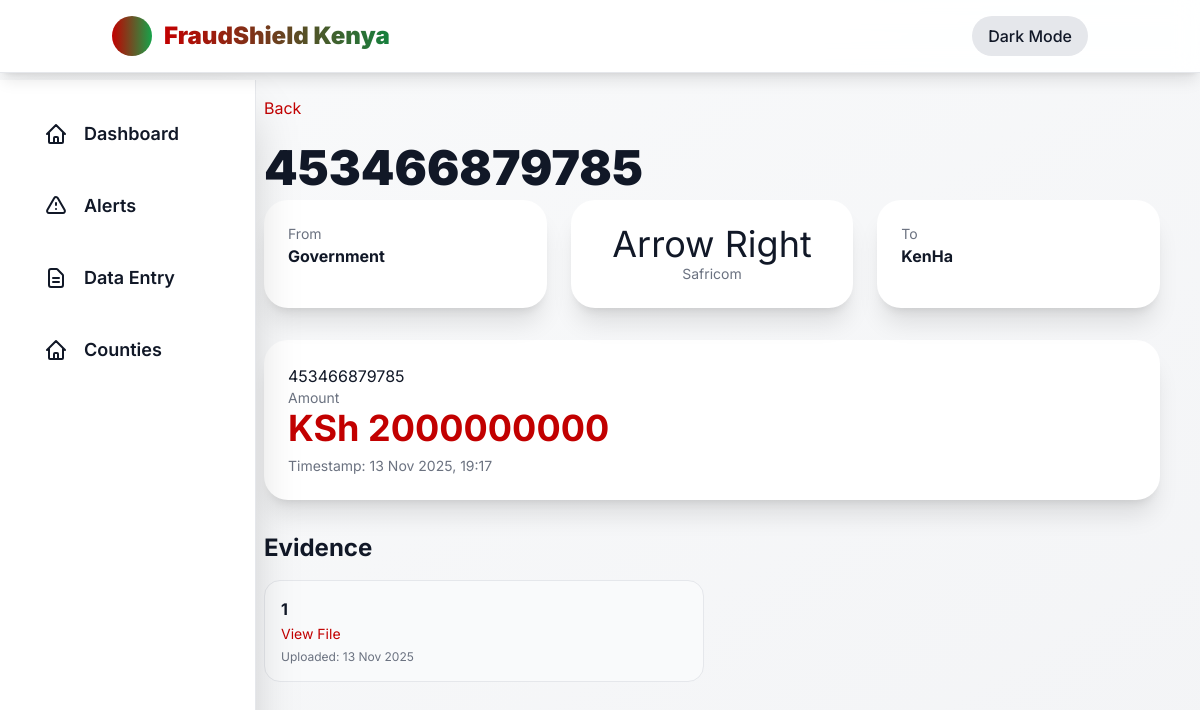
Screenshot of /transaction/453466879785/ with the database file from the repository.
### core/models.py (models this page shows, shortened)
class Transaction(models.Model):
    tx_id = models.CharField(max_length=100, unique=True)
    source_entity = models.ForeignKey(Entity, related_name='outgoing', on_delete=models.CASCADE)
    dest_entity = models.ForeignKey(Entity, related_name='incoming', on_delete=models.CASCADE)
    amount = models.DecimalField(max_digits=20, decimal_places=2)
    timestamp = models.DateTimeField()
    tx_type = models.CharField(max_length=50)  # 'mpesa','bank','cheque'
    metadata = models.JSONField(default=dict, blank=True)

class Entity(models.Model):
    ENTITY_TYPES = [('county','county'),('vendor','vendor'),('mp','mp'),('bank','bank'),('telco','telco')]
    name = models.CharField(max_length=255)
    entity_type = models.CharField(max_length=50, choices=ENTITY_TYPES)
    national_id = models.CharField(max_length=50, blank=True, null=True)
    phone = models.CharField(max_length=30, blank=True, null=True)
    metadata = models.JSONField(default=dict, blank=True)
    county = models.ForeignKey(County, null=True, blank=True, on_delete=models.SET_NULL)

class EvidenceDocument(models.Model):
    doc_id = models.CharField(max_length=100, unique=True)
    related_allocation = models.ForeignKey(Allocation, on_delete=models.SET_NULL, null=True, blank=True)
    related_disbursement = models.ForeignKey(Disbursement, on_delete=models.SET_NULL, null=True, blank=True)
    related_transaction = models.ForeignKey(Transaction, on_delete=models.SET_NULL, null=True, blank=True)
    file = models.FileField(upload_to='evidence/', null=True, blank=True)
    text_extracted = models.TextField(blank=True)
    ocr_fields = models.JSONField(default=dict, blank=True)
    uploaded_at = models.DateTimeField(auto_now_add=True)

### core/views.py (the view)
# urls.py: path('transaction/<str:tx_id>/', views.transaction_detail, name='transaction-detail'),
def transaction_detail(request, tx_id):
    tx = get_object_or_404(Transaction, tx_id=tx_id)
    evidence = EvidenceDocument.objects.filter(related_transaction=tx)
    return render(request, 'detail/transaction.html', {
        'tx': tx,
        'evidence': evidence
    })

### templates/detail/transaction.html (shortened to what this page needs)
{% extends 'base.html' %}
{% block content %}
<div class="max-w-4xl mx-auto">
  <a href="/" class="inline-block mb-6 text-kenya-red hover:underline">Back</a>
  <h1 class="text-5xl font-black mb-2">{{ tx.tx_id }}</h1>
  <div class="grid grid-cols-1 md:grid-cols-3 gap-6 mb-8">
    <div class="bg-white dark:bg-gray-800 p-6 rounded-3xl shadow-xl">
      <p class="text-sm text-gray-500">From</p>
      <p class="font-bold">{{ tx.source_entity.name }}</p>
    </div>
    <div class="bg-white dark:bg-gray-800 p-6 rounded-3xl shadow-xl text-center">
      <p class="text-4xl">Arrow Right</p>
      <p class="text-sm text-gray-500">{{ tx.tx_type|capfirst }}</p>
    </div>
    <div class="bg-white dark:bg-gray-800 p-6 rounded-3xl shadow-xl">
      <p class="text-sm text-gray-500">To</p>
      <p class="font-bold">{{ tx.dest_entity.name }}</p>
    </div>
  </div>
  <div class="bg-white dark:bg-gray-800 p-6 rounded-3xl shadow-xl mb-8">
    {% if tx %}
        <h1>{{ tx.tx_id }}</h1>
        <p class="text-sm text-gray-500">Amount</p>
        <p class="text-4xl font-bold text-kenya-red">KSh {{ tx.amount|floatformat:0 }}</p>
        <p class="text-sm text-gray-500 mt-2">Timestamp: {{ tx.timestamp|date:"d M Y, H:i" }}</p>
    {% else %}
        <p>Transaction not found.</p>
    {% endif %}
  </div>
  <h2 class="text-2xl font-bold mb-4">Evidence</h2>
  <div class="grid grid-cols-1 md:grid-cols-2 gap-4">
    {% for doc in evidence %}
      <div class="border rounded-2xl p-4 bg-gray-50 dark:bg-gray-900">
        <p class="font-bold">{{ doc.doc_id }}</p>
        {% if doc.file %}
          <a href="{{ doc.file.url }}" target="_blank" class="text-kenya-red text-sm">View File</a>
        {% endif %}
        <p class="text-xs text-gray-500 mt-1">Uploaded: {{ doc.uploaded_at|date:"d M Y" }}</p>
      </div>
    {% empty %}
      <p class="text-gray-500">No evidence attached.</p>
    {% endfor %}
  </div>
</div>
{% endblock %}

### rows the page displays
Transaction: tx_id "453466879785", source_entity.name "Government", tx_type "Safricom", dest_entity.name "KenHa", amount "2000000000", timestamp "13 Nov 2025, 19:17"
EvidenceDocument: doc_id "1", uploaded_at "13 Nov 2025"
